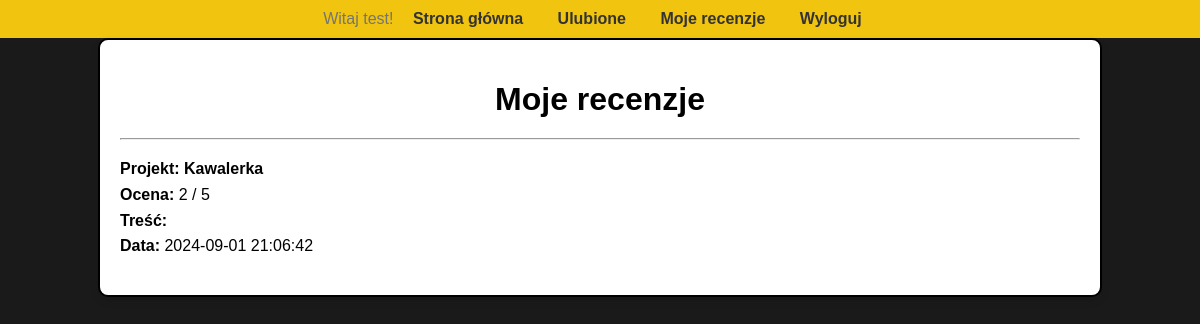
The page /myReviews.php (signed in) on the database its author committed.
### tables this page shows
CREATE TABLE `recenzje` (
  `id` int(10) UNSIGNED NOT NULL,
  `idProjektu` int(10) UNSIGNED NOT NULL,
  `nick` varchar(50) NOT NULL,
  `ocena` int(11) NOT NULL,
  `tresc` text NOT NULL,
  `data` timestamp NOT NULL DEFAULT current_timestamp() ON UPDATE current_timestamp()
);

CREATE TABLE `projekty` (
  `Id` int(10) UNSIGNED NOT NULL,
  `idKategorii` int(10) UNSIGNED NOT NULL,
  `nazwa` varchar(50) NOT NULL,
  `zdjecie` varchar(50) NOT NULL,
  `opis` text NOT NULL,
  `TypBudynku` varchar(50) NOT NULL,
  `StylArchitektoniczny` varchar(50) NOT NULL
);

### myReviews.php (the view, shortened to what this page needs)
<?php
require("menu.php");
require("db.php");
$login = $_SESSION["login"];
$sql = "SELECT recenzje.*, projekty.nazwa
        FROM recenzje
        JOIN projekty ON recenzje.idProjektu = projekty.id
        WHERE recenzje.nick='$login'";
$result = $conn->query($sql);
?>
<!DOCTYPE html>
<html lang="pl">
<head>
    <link rel="stylesheet" type="text/css" href="style.css">
</head>
<body>
<div class="container">
    <h1>Moje recenzje</h1><hr>
    <?php while ($row = $result->fetch_assoc()): ?>
        <p><strong>Projekt:</strong> <a href="details.php?id=<?= $row["idProjektu"] ?>"><?= $row["nazwa"] ?></a><br>
            <strong>Ocena:</strong> <?= $row["ocena"] ?> / 5<br>
            <strong>Treść:</strong> <?= $row["tresc"] ?><br>
            <strong>Data:</strong> <?= $row["data"] ?></p>
    <?php endwhile; ?>
</div>
</body>
</html>

### style.css (style rules this page uses)
body { font-family: Arial, sans-serif; background-color: #1a1a1a; color: #f4f4f4; margin: 0; padding: 0; }
.container { width: 80%; padding: 20px; background-color: #ffffff; box-shadow: 0 0 10px rgba(0, 0, 0, 0.1); border-radius: 5px; margin: 20px auto 0; color: #000000; }
h1, h2 { color: #333; }
a { color: #000000; text-decoration: none; font-weight: bold; }
p { color: #000000; line-height: 1.6; }
.container { width: 50%; margin: 0 auto; background-color: #fff; border: 2px solid #000; padding: 20px; border-radius: 10px; box-shadow: 0 4px 8px rgba(0, 0, 0, 0.1); }
h1 { text-align: center; color: #000; font-family: Arial, sans-serif; margin-bottom: 20px; }
.container { width: 80%; margin: 0 auto; background-color: #fff; padding: 20px; border-radius: 10px; box-shadow: 0 4px 8px rgba(0, 0, 0, 0.1); overflow-x: auto; }

### rows shown on the page
recenzje: idProjektu.nazwa "Kawalerka", ocena "2", data "2024-09-01 21:06:42"

### other values the page prints
$_SESSION["login"] "test"
